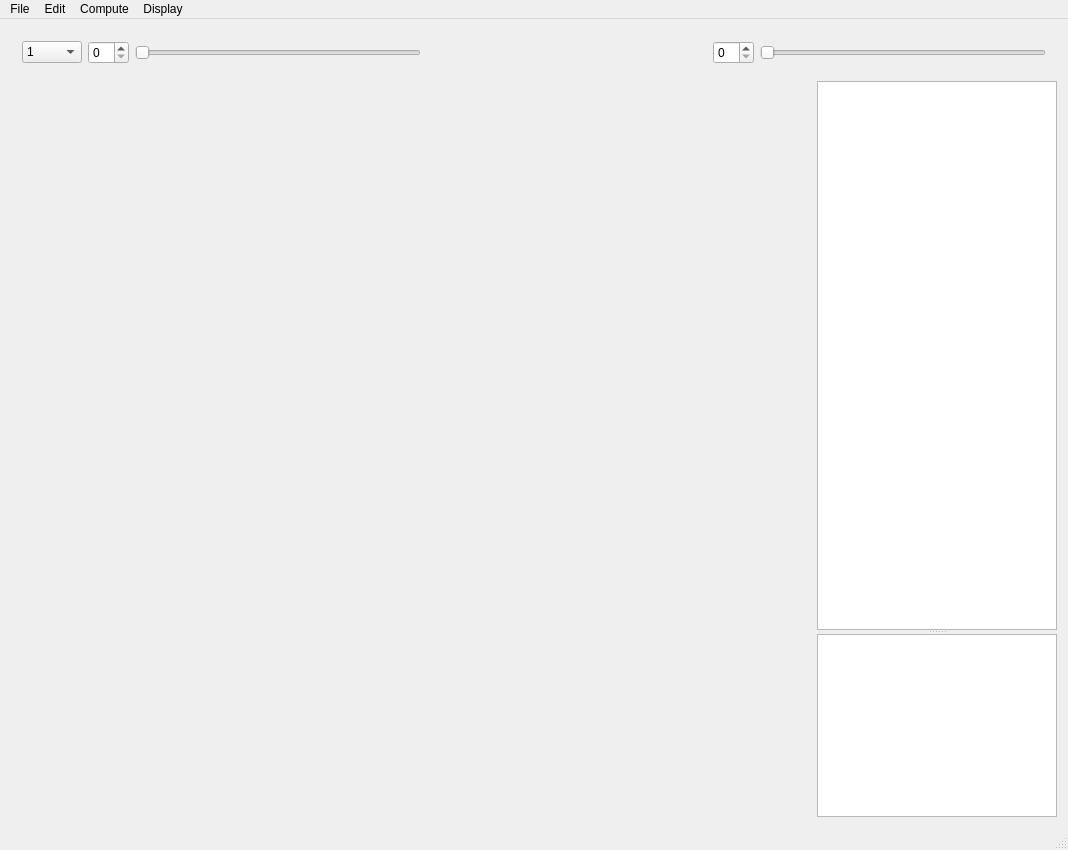
<?xml version="1.0" encoding="UTF-8"?>
<ui version="4.0">
 <class>ManifoldWaveletsClass</class>
 <widget class="QMainWindow" name="ManifoldWaveletsClass">
  <property name="geometry">
   <rect>
    <x>0</x>
    <y>0</y>
    <width>1066</width>
    <height>850</height>
   </rect>
  </property>
  <property name="sizePolicy">
   <sizepolicy hsizetype="Expanding" vsizetype="Expanding">
    <horstretch>0</horstretch>
    <verstretch>0</verstretch>
   </sizepolicy>
  </property>
  <property name="focusPolicy">
   <enum>Qt::StrongFocus</enum>
  </property>
  <property name="windowTitle">
   <string>ManifoldWavelets</string>
  </property>
  <widget class="QWidget" name="centralWidget">
   <property name="sizePolicy">
    <sizepolicy hsizetype="Expanding" vsizetype="Expanding">
     <horstretch>0</horstretch>
     <verstretch>0</verstretch>
    </sizepolicy>
   </property>
   <layout class="QVBoxLayout" name="mainLayout">
    <item>
     <widget class="QWidget" name="widgetOptions" native="true">
      <property name="sizePolicy">
       <sizepolicy hsizetype="Expanding" vsizetype="Fixed">
        <horstretch>0</horstretch>
        <verstretch>0</verstretch>
       </sizepolicy>
      </property>
      <property name="minimumSize">
       <size>
        <width>0</width>
        <height>25</height>
       </size>
      </property>
      <layout class="QHBoxLayout" name="layoutOptions">
       <item>
        <widget class="QComboBox" name="objSelectBox">
         <property name="editable">
          <bool>false</bool>
         </property>
         <item>
          <property name="text">
           <string>1</string>
          </property>
         </item>
         <item>
          <property name="text">
           <string>2</string>
          </property>
         </item>
         <item>
          <property name="text">
           <string>All</string>
          </property>
         </item>
         <item>
          <property name="text">
           <string>None</string>
          </property>
         </item>
        </widget>
       </item>
       <item>
        <widget class="QSpinBox" name="spinBox1"/>
       </item>
       <item>
        <widget class="QSlider" name="horizontalSlider1">
         <property name="orientation">
          <enum>Qt::Horizontal</enum>
         </property>
        </widget>
       </item>
       <item>
        <spacer name="horizontalSpacer">
         <property name="orientation">
          <enum>Qt::Horizontal</enum>
         </property>
         <property name="sizeHint" stdset="0">
          <size>
           <width>40</width>
           <height>20</height>
          </size>
         </property>
        </spacer>
       </item>
       <item>
        <widget class="QSpinBox" name="spinBox2"/>
       </item>
       <item>
        <widget class="QSlider" name="horizontalSlider2">
         <property name="orientation">
          <enum>Qt::Horizontal</enum>
         </property>
        </widget>
       </item>
      </layout>
     </widget>
    </item>
    <item>
     <layout class="QHBoxLayout" name="layoutWorking">
      <item>
       <widget class="GLMeshWidget" name="glMeshWidget" native="true">
        <property name="sizePolicy">
         <sizepolicy hsizetype="Expanding" vsizetype="Expanding">
          <horstretch>4</horstretch>
          <verstretch>0</verstretch>
         </sizepolicy>
        </property>
        <property name="minimumSize">
         <size>
          <width>800</width>
          <height>600</height>
         </size>
        </property>
       </widget>
      </item>
      <item>
       <widget class="QSplitter" name="splitterConsole">
        <property name="sizePolicy">
         <sizepolicy hsizetype="Expanding" vsizetype="Expanding">
          <horstretch>1</horstretch>
          <verstretch>0</verstretch>
         </sizepolicy>
        </property>
        <property name="minimumSize">
         <size>
          <width>240</width>
          <height>0</height>
         </size>
        </property>
        <property name="orientation">
         <enum>Qt::Vertical</enum>
        </property>
        <widget class="QPlainTextEdit" name="consoleOutput">
         <property name="sizePolicy">
          <sizepolicy hsizetype="Expanding" vsizetype="Expanding">
           <horstretch>0</horstretch>
           <verstretch>3</verstretch>
          </sizepolicy>
         </property>
         <property name="font">
          <font>
           <family>Consolas</family>
          </font>
         </property>
        </widget>
        <widget class="QPlainTextEdit" name="consoleInput">
         <property name="sizePolicy">
          <sizepolicy hsizetype="Expanding" vsizetype="Expanding">
           <horstretch>0</horstretch>
           <verstretch>1</verstretch>
          </sizepolicy>
         </property>
        </widget>
       </widget>
      </item>
     </layout>
    </item>
   </layout>
  </widget>
  <widget class="QMenuBar" name="menuBar">
   <property name="geometry">
    <rect>
     <x>0</x>
     <y>0</y>
     <width>1066</width>
     <height>21</height>
    </rect>
   </property>
   <widget class="QMenu" name="menuFile">
    <property name="title">
     <string>File</string>
    </property>
    <addaction name="actionExit"/>
   </widget>
   <widget class="QMenu" name="menuEdit">
    <property name="title">
     <string>Edit</string>
    </property>
    <addaction name="actionClone"/>
    <addaction name="actionDeformExperimental"/>
    <addaction name="actionFilterExperimental"/>
   </widget>
   <widget class="QMenu" name="menuDisplay">
    <property name="title">
     <string>Display</string>
    </property>
    <widget class="QMenu" name="menuCurvature">
     <property name="title">
      <string>Curvature</string>
     </property>
     <addaction name="actionMeanCurvature"/>
     <addaction name="actionGaussCurvature"/>
    </widget>
    <widget class="QMenu" name="menuDisplay_Type">
     <property name="title">
      <string>Display type</string>
     </property>
     <addaction name="actionDisplayPointCloud"/>
     <addaction name="actionDisplayWireframe"/>
     <addaction name="actionDisplayMesh"/>
    </widget>
    <addaction name="menuDisplay_Type"/>
    <addaction name="actionShowRefPoint"/>
    <addaction name="actionShowSignature"/>
    <addaction name="actionColorLegend"/>
    <addaction name="separator"/>
    <addaction name="menuCurvature"/>
    <addaction name="actionEigenfunction"/>
    <addaction name="actionHKS"/>
    <addaction name="actionSGWS"/>
    <addaction name="actionDiffPosition"/>
    <addaction name="separator"/>
    <addaction name="actionMexicanHatWavelet1"/>
    <addaction name="actionMexicanHatWavelet2"/>
    <addaction name="actionExperimental"/>
   </widget>
   <widget class="QMenu" name="menuCompute">
    <property name="title">
     <string>Compute</string>
    </property>
    <addaction name="actionComputeLaplacian"/>
    <addaction name="actionSGWSFeatures"/>
    <addaction name="actionSGW"/>
   </widget>
   <addaction name="menuFile"/>
   <addaction name="menuEdit"/>
   <addaction name="menuCompute"/>
   <addaction name="menuDisplay"/>
  </widget>
  <widget class="QStatusBar" name="statusBar"/>
  <action name="actionExit">
   <property name="text">
    <string>Exit</string>
   </property>
  </action>
  <action name="actionComputeLaplacian">
   <property name="checkable">
    <bool>true</bool>
   </property>
   <property name="text">
    <string>Laplacian + MHB</string>
   </property>
  </action>
  <action name="actionEigenfunction">
   <property name="text">
    <string>Eigenfunction</string>
   </property>
  </action>
  <action name="actionMexicanHatWavelet1">
   <property name="text">
    <string>Mexican-hat Wavelet 1</string>
   </property>
  </action>
  <action name="actionMexicanHatWavelet2">
   <property name="text">
    <string>Mexican-hat Wavelet 2</string>
   </property>
  </action>
  <action name="actionExperimental">
   <property name="text">
    <string>Experimental</string>
   </property>
  </action>
  <action name="actionShowRefPoint">
   <property name="checkable">
    <bool>true</bool>
   </property>
   <property name="checked">
    <bool>false</bool>
   </property>
   <property name="enabled">
    <bool>true</bool>
   </property>
   <property name="text">
    <string>Show reference point</string>
   </property>
  </action>
  <action name="actionMeanCurvature">
   <property name="text">
    <string>Mean Curvature</string>
   </property>
  </action>
  <action name="actionGaussCurvature">
   <property name="text">
    <string>Gauss Curvature</string>
   </property>
  </action>
  <action name="actionClone">
   <property name="text">
    <string>Clone</string>
   </property>
  </action>
  <action name="actionDeformExperimental">
   <property name="text">
    <string>Deform Experimental</string>
   </property>
  </action>
  <action name="actionDisplayPointCloud">
   <property name="checkable">
    <bool>true</bool>
   </property>
   <property name="text">
    <string>Point Cloud</string>
   </property>
  </action>
  <action name="actionDisplayWireframe">
   <property name="checkable">
    <bool>true</bool>
   </property>
   <property name="text">
    <string>Wireframe</string>
   </property>
  </action>
  <action name="actionDisplayMesh">
   <property name="checkable">
    <bool>true</bool>
   </property>
   <property name="checked">
    <bool>true</bool>
   </property>
   <property name="text">
    <string>Mesh</string>
   </property>
  </action>
  <action name="actionShowSignature">
   <property name="checkable">
    <bool>true</bool>
   </property>
   <property name="text">
    <string>Show signature</string>
   </property>
  </action>
  <action name="actionSGWSFeatures">
   <property name="checkable">
    <bool>true</bool>
   </property>
   <property name="text">
    <string>SGWS Features</string>
   </property>
  </action>
  <action name="actionHKS">
   <property name="text">
    <string>HKS</string>
   </property>
  </action>
  <action name="actionSGWS">
   <property name="text">
    <string>SGWS</string>
   </property>
  </action>
  <action name="actionFilterExperimental">
   <property name="text">
    <string>Filter Expreimental</string>
   </property>
  </action>
  <action name="actionSGW">
   <property name="text">
    <string>SGW</string>
   </property>
  </action>
  <action name="actionDiffPosition">
   <property name="text">
    <string>Diff Position</string>
   </property>
  </action>
  <action name="actionColorLegend">
   <property name="checkable">
    <bool>true</bool>
   </property>
   <property name="text">
    <string>Show color legend</string>
   </property>
  </action>
 </widget>
 <layoutdefault spacing="6" margin="11"/>
 <customwidgets>
  <customwidget>
   <class>GLMeshWidget</class>
   <extends>QWidget</extends>
   <header>glmeshwidget.h</header>
   <container>1</container>
  </customwidget>
 </customwidgets>
 <resources>
  <include location="manifoldwavelets.qrc"/>
 </resources>
 <connections/>
</ui>
